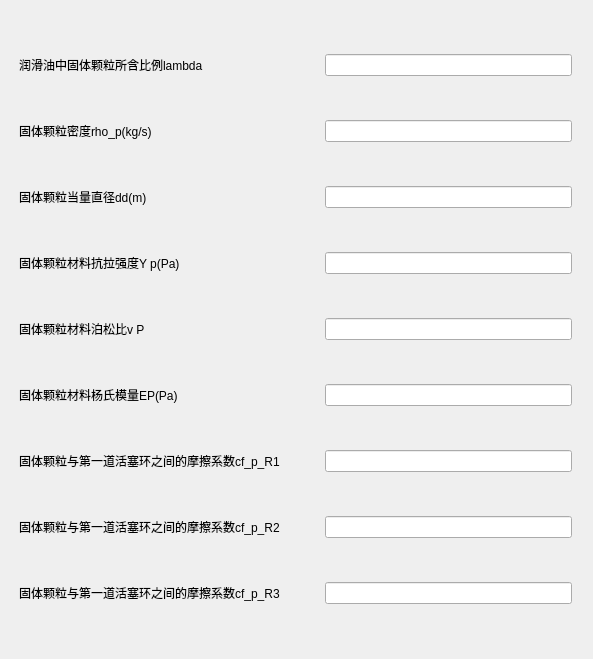
<?xml version="1.0" encoding="UTF-8"?>
<ui version="4.0">
 <class>Input_Third_2_dialog_UI</class>
 <widget class="QWidget" name="Input_Third_2_dialog_UI">
  <property name="geometry">
   <rect>
    <x>0</x>
    <y>0</y>
    <width>593</width>
    <height>659</height>
   </rect>
  </property>
  <property name="windowTitle">
   <string>Form</string>
  </property>
  <widget class="CardWidget" name="CardWidget_197">
   <property name="geometry">
    <rect>
     <x>10</x>
     <y>10</y>
     <width>571</width>
     <height>641</height>
    </rect>
   </property>
   <property name="minimumSize">
    <size>
     <width>0</width>
     <height>0</height>
    </size>
   </property>
   <layout class="QGridLayout" name="gridLayout_145">
    <item row="3" column="0">
     <widget class="SubtitleLabel" name="SubtitleLabel_981">
      <property name="minimumSize">
       <size>
        <width>300</width>
        <height>28</height>
       </size>
      </property>
      <property name="maximumSize">
       <size>
        <width>451</width>
        <height>28</height>
       </size>
      </property>
      <property name="text">
       <string>固体颗粒材料抗拉强度Y p(Pa)</string>
      </property>
     </widget>
    </item>
    <item row="6" column="0">
     <widget class="StrongBodyLabel" name="StrongBodyLabel_39">
      <property name="minimumSize">
       <size>
        <width>300</width>
        <height>28</height>
       </size>
      </property>
      <property name="maximumSize">
       <size>
        <width>451</width>
        <height>28</height>
       </size>
      </property>
      <property name="text">
       <string>固体颗粒与第一道活塞环之间的摩擦系数cf_p_R1</string>
      </property>
     </widget>
    </item>
    <item row="0" column="0">
     <widget class="SubtitleLabel" name="SubtitleLabel_980">
      <property name="minimumSize">
       <size>
        <width>300</width>
        <height>28</height>
       </size>
      </property>
      <property name="maximumSize">
       <size>
        <width>451</width>
        <height>28</height>
       </size>
      </property>
      <property name="text">
       <string>润滑油中固体颗粒所含比例lambda</string>
      </property>
     </widget>
    </item>
    <item row="9" column="0">
     <widget class="StrongBodyLabel" name="StrongBodyLabel_40">
      <property name="minimumSize">
       <size>
        <width>300</width>
        <height>28</height>
       </size>
      </property>
      <property name="maximumSize">
       <size>
        <width>451</width>
        <height>28</height>
       </size>
      </property>
      <property name="text">
       <string>固体颗粒与第一道活塞环之间的摩擦系数cf_p_R2</string>
      </property>
     </widget>
    </item>
    <item row="1" column="0">
     <widget class="SubtitleLabel" name="SubtitleLabel_979">
      <property name="minimumSize">
       <size>
        <width>300</width>
        <height>28</height>
       </size>
      </property>
      <property name="maximumSize">
       <size>
        <width>451</width>
        <height>28</height>
       </size>
      </property>
      <property name="text">
       <string>固体颗粒密度rho_p(kg/s)</string>
      </property>
     </widget>
    </item>
    <item row="10" column="0">
     <widget class="StrongBodyLabel" name="StrongBodyLabel_41">
      <property name="minimumSize">
       <size>
        <width>300</width>
        <height>28</height>
       </size>
      </property>
      <property name="maximumSize">
       <size>
        <width>451</width>
        <height>28</height>
       </size>
      </property>
      <property name="text">
       <string>固体颗粒与第一道活塞环之间的摩擦系数cf_p_R3</string>
      </property>
     </widget>
    </item>
    <item row="2" column="0">
     <widget class="SubtitleLabel" name="SubtitleLabel_982">
      <property name="minimumSize">
       <size>
        <width>300</width>
        <height>28</height>
       </size>
      </property>
      <property name="maximumSize">
       <size>
        <width>451</width>
        <height>28</height>
       </size>
      </property>
      <property name="text">
       <string>固体颗粒当量直径dd(m)</string>
      </property>
     </widget>
    </item>
    <item row="5" column="0">
     <widget class="SubtitleLabel" name="SubtitleLabel_989">
      <property name="minimumSize">
       <size>
        <width>300</width>
        <height>28</height>
       </size>
      </property>
      <property name="maximumSize">
       <size>
        <width>451</width>
        <height>28</height>
       </size>
      </property>
      <property name="text">
       <string>固体颗粒材料杨氏模量EP(Pa)</string>
      </property>
     </widget>
    </item>
    <item row="4" column="0">
     <widget class="SubtitleLabel" name="SubtitleLabel_987">
      <property name="minimumSize">
       <size>
        <width>300</width>
        <height>28</height>
       </size>
      </property>
      <property name="maximumSize">
       <size>
        <width>451</width>
        <height>28</height>
       </size>
      </property>
      <property name="text">
       <string>固体颗粒材料泊松比v P</string>
      </property>
     </widget>
    </item>
    <item row="0" column="1">
     <widget class="LineEdit" name="LineEdit"/>
    </item>
    <item row="1" column="1">
     <widget class="LineEdit" name="LineEdit_2"/>
    </item>
    <item row="2" column="1">
     <widget class="LineEdit" name="LineEdit_3"/>
    </item>
    <item row="3" column="1">
     <widget class="LineEdit" name="LineEdit_4"/>
    </item>
    <item row="4" column="1">
     <widget class="LineEdit" name="LineEdit_5"/>
    </item>
    <item row="5" column="1">
     <widget class="LineEdit" name="LineEdit_6"/>
    </item>
    <item row="6" column="1">
     <widget class="LineEdit" name="LineEdit_7"/>
    </item>
    <item row="9" column="1">
     <widget class="LineEdit" name="LineEdit_8"/>
    </item>
    <item row="10" column="1">
     <widget class="LineEdit" name="LineEdit_9"/>
    </item>
   </layout>
  </widget>
 </widget>
 <customwidgets>
  <customwidget>
   <class>CardWidget</class>
   <extends>QFrame</extends>
   <header>qfluentwidgets</header>
   <container>1</container>
  </customwidget>
  <customwidget>
   <class>StrongBodyLabel</class>
   <extends>QLabel</extends>
   <header>qfluentwidgets</header>
  </customwidget>
  <customwidget>
   <class>SubtitleLabel</class>
   <extends>QLabel</extends>
   <header>qfluentwidgets</header>
  </customwidget>
  <customwidget>
   <class>LineEdit</class>
   <extends>QLineEdit</extends>
   <header>qfluentwidgets</header>
  </customwidget>
 </customwidgets>
 <resources/>
 <connections/>
</ui>
